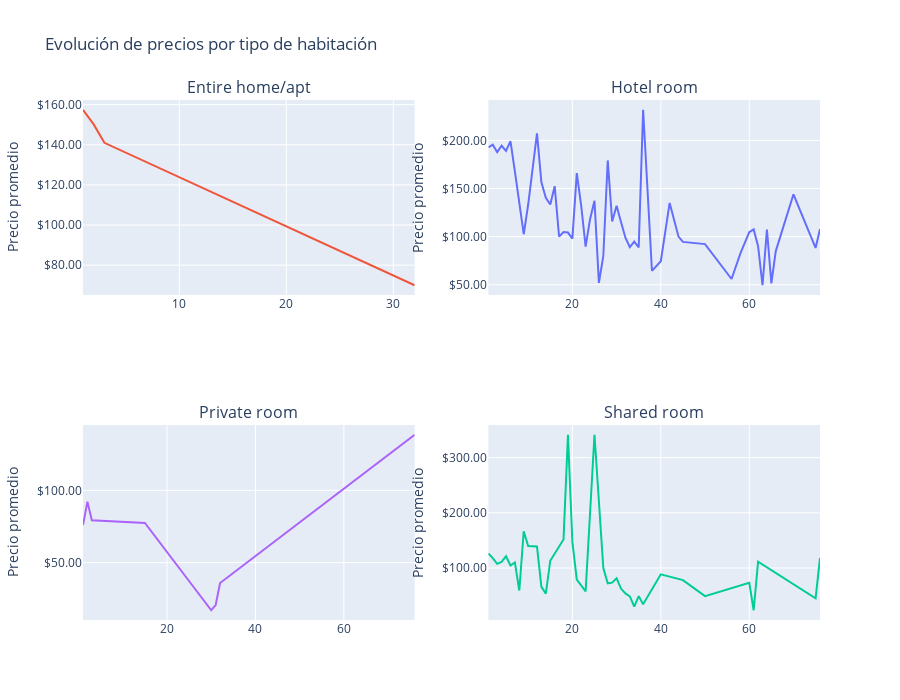

This figure's notebook cell:
### Code cell
# Agrupamos por mínimo de noches y tipo de habitación, y calculamos el precio promedio
grouped_data = df_listings.groupby(['room_type','minimum_nights'])['price'].mean().reset_index()

# Configurar el formato del eje y para mostrar los precios reales
fig = make_subplots(rows=2, cols=2, subplot_titles=grouped_data['room_type'].unique())

for i, room_type in enumerate(grouped_data['room_type'].unique(), 1):
    filtered_data = grouped_data[grouped_data['room_type'] == room_type]
    fig.add_trace(go.Scatter(x=filtered_data['minimum_nights'], y=filtered_data['price'], mode='lines', name=room_type),
                  row=(i + 1) // 2, col=(i % 2) + 1)

fig.update_layout(title_text='Evolución de precios por tipo de habitación', showlegend=False,height=700)
fig.update_yaxes(title_text='Precio promedio', tickformat='$,.2f')  # Formato de dólares sin escalar

# Guardar el gráfico en un archivo HTML
#pio.write_html(fig, file='7_evolucion_preciohabitacion.html', auto_open=True)

fig.show()

### Figure 1 — Plotly figure (JSON) as saved in the notebook; plotly's stock layout.template omitted (floating-point values rounded to 4 significant figures)
{"data": [{"mode": "lines", "name": "Entire home/apt", "type": "scatter", "x": [1, 2, 3, 4, 5, 6, 7, 9, 10, 11, 12, 13, 14, 15, 16, 17, 18, 19, 20, 21, 22, 23, 24, 25, 26, 27, 28, 29, 30, 31, 32, 33, 34, 35, 36, 38, 40, 42, 44, 45, 50, 56, 58, 60, 61, 62, 63, 64, 65, 66, 70, 75, 76], "xaxis": "x2", "y": [192.6, 195.5, 187.7, 194.4, 189.0, 199.2, 167.7, 102.5, 133.1, 170, 207.2, 156.5, 140.2, 133.4, 152.5, 100, 104.8, 104.3, 97.9, 166, 132, 89.73, 118.1, 137.2, 52, 80, 179.2, 115.8, 132.0, 115.1, 98.86, 88.99, 94.7, 88.7, 231.8, 64.5, 74.41, 135, 100, 94.54, 92.25, 56, 82.5, 104.6, 107.5, 90, 49.5, 107.3, 51.5, 85, 144, 88.24, 108.0], "yaxis": "y2"}, {"mode": "lines", "name": "Hotel room", "type": "scatter", "x": [1, 2, 3, 32], "xaxis": "x", "y": [157.5, 150.2, 141, 70], "yaxis": "y"}, {"mode": "lines", "name": "Private room", "type": "scatter", "x": [1, 2, 3, 4, 5, 6, 7, 8, 9, 10, 12, 13, 14, 15, 18, 19, 20, 21, 23, 25, 27, 28, 29, 30, 31, 32, 33, 34, 35, 36, 40, 45, 50, 60, 61, 62, 75, 76], "xaxis": "x4", "y": [126.5, 118.0, 107.5, 111.0, 121.4, 104.6, 110.1, 59.19, 166.6, 139.7, 138.9, 66, 53.66, 113.2, 151.9, 341.5, 147.4, 78.91, 57.64, 341.5, 100.1, 72.3, 73.55, 81.42, 62.78, 53.96, 48.55, 30, 49.08, 34.5, 88.61, 78.16, 49.11, 73.42, 23.5, 111.5, 45, 118.3], "yaxis": "y4"}, {"mode": "lines", "name": "Shared room", "type": "scatter", "x": [1, 2, 3, 15, 30, 31, 32, 76], "xaxis": "x3", "y": [75.98, 92.16, 79.26, 77.45, 17, 20.58, 35.83, 138.5], "yaxis": "y3"}], "layout": {"annotations": [{"font": {"size": 16}, "showarrow": false, "text": "Entire home/apt", "x": 0.225, "xanchor": "center", "xref": "paper", "y": 1, "yanchor": "bottom", "yref": "paper"}, {"font": {"size": 16}, "showarrow": false, "text": "Hotel room", "x": 0.775, "xanchor": "center", "xref": "paper", "y": 1, "yanchor": "bottom", "yref": "paper"}, {"font": {"size": 16}, "showarrow": false, "text": "Private room", "x": 0.225, "xanchor": "center", "xref": "paper", "y": 0.375, "yanchor": "bottom", "yref": "paper"}, {"font": {"size": 16}, "showarrow": false, "text": "Shared room", "x": 0.775, "xanchor": "center", "xref": "paper", "y": 0.375, "yanchor": "bottom", "yref": "paper"}], "height": 700, "showlegend": false, "title": {"text": "Evolución de precios por tipo de habitación"}, "xaxis": {"anchor": "y", "domain": [0, 0.45]}, "xaxis2": {"anchor": "y2", "domain": [0.55, 1]}, "xaxis3": {"anchor": "y3", "domain": [0, 0.45]}, "xaxis4": {"anchor": "y4", "domain": [0.55, 1]}, "yaxis": {"anchor": "x", "domain": [0.625, 1], "tickformat": "$,.2f", "title": {"text": "Precio promedio"}}, "yaxis2": {"anchor": "x2", "domain": [0.625, 1], "tickformat": "$,.2f", "title": {"text": "Precio promedio"}}, "yaxis3": {"anchor": "x3", "domain": [0, 0.375], "tickformat": "$,.2f", "title": {"text": "Precio promedio"}}, "yaxis4": {"anchor": "x4", "domain": [0, 0.375], "tickformat": "$,.2f", "title": {"text": "Precio promedio"}}}}
